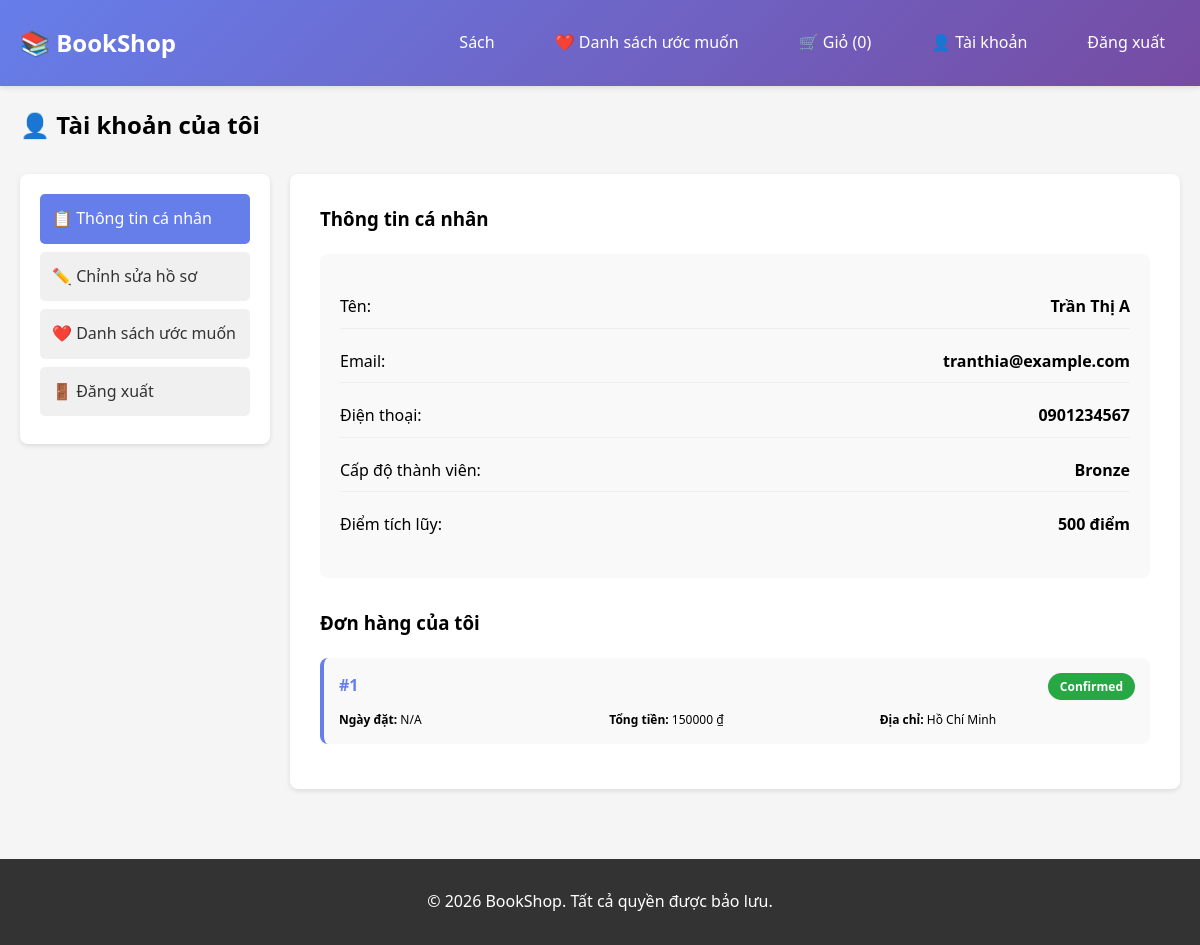
Page /account/ (signed in) on the committed database.
### core/models/customer.py (models this page shows, shortened)
class Customer(models.Model):
    id = models.AutoField(primary_key=True)
    name = models.CharField(max_length=255)
    email = models.EmailField(unique=True)
    password = models.CharField(max_length=255)
    phone = models.CharField(max_length=20, blank=True, null=True)
    address = models.ForeignKey('Address', on_delete=models.SET_NULL, null=True, blank=True)
    membership_level = models.ForeignKey('MembershipLevel', on_delete=models.SET_NULL, null=True, blank=True)
    created_at = models.DateTimeField(auto_now_add=True)
    loyalty_points = models.IntegerField(default=0)
    class Meta:
        app_label = 'core'
        db_table = 'core_customer'

### core/models/loyalty.py (models this page shows, shortened)
class MembershipLevel(models.Model):
    id = models.AutoField(primary_key=True)
    name = models.CharField(max_length=255)
    discount_rate = models.DecimalField(max_digits=5, decimal_places=2)
    required_points = models.IntegerField()
    benefit_description = models.TextField(blank=True, null=True)
    class Meta:
        app_label = 'core'
        db_table = 'core_membership_level'

### core/models/order.py (models this page shows, shortened)
class Order(models.Model):
    STATUS_CHOICES = [
        ('pending', 'Pending'),
        ('confirmed', 'Confirmed'),
        ('shipped', 'Shipped'),
        ('delivered', 'Delivered'),
        ('cancelled', 'Cancelled'),
    ]
    id = models.AutoField(primary_key=True)
    customer = models.ForeignKey('Customer', on_delete=models.CASCADE, related_name='orders')
    address = models.ForeignKey('Address', on_delete=models.SET_NULL, null=True, blank=True)
    order_date = models.DateTimeField(auto_now_add=True)
    status = models.CharField(max_length=20, choices=STATUS_CHOICES, default='pending')
    total_price = models.DecimalField(max_digits=12, decimal_places=2)
    changed_at = models.DateTimeField(auto_now=True)
    class Meta:
        app_label = 'core'
        db_table = 'core_order'

### core/models/address.py (models this page shows, shortened)
class Address(models.Model):
    id = models.AutoField(primary_key=True)
    street = models.CharField(max_length=255)
    city = models.CharField(max_length=255)
    province = models.CharField(max_length=255)
    class Meta:
        app_label = 'core'
        db_table = 'core_address'

### core/views.py (the view)
# urls.py: path('account/', views.account_view, name='account_view'),
def account_view(request):
    if 'customer_id' not in request.session:
        return redirect('core:login')
    try:
        customer = Customer.objects.get(id=request.session['customer_id'])
        orders = Order.objects.filter(customer=customer).order_by('-created_date' if hasattr(Order, 'created_date') else '-id')
        context = get_context(request)
        context.update({
            'customer': customer,
            'orders': orders,
        })
        return render(request, 'core/account.html', context)
    except Customer.DoesNotExist:
        return redirect('core:login')

### core/views.py (called while the page is built)
def get_context(request):
    context = {'is_logged_in': 'customer_id' in request.session}
    if 'customer_id' in request.session:
        try:
            customer = Customer.objects.get(id=request.session['customer_id'])
            context['customer'] = customer
            context['cart_count'] = CartItem.objects.filter(
                cart__customer=customer,
                cart__is_active=True
            ).count()
        except Customer.DoesNotExist:
            del request.session['customer_id']
    return context

### core/templates/core/account.html (shortened to what this page needs)
{% extends "core/base.html" %}
{% block content %}
<h2 style="margin-bottom: 30px;">👤 Tài khoản của tôi</h2>
<div class="account-container">
    <div class="account-menu">
        <a href="{% url 'core:account_view' %}" class="menu-item active">📋 Thông tin cá nhân</a>
        <a href="{% url 'core:edit_account' %}" class="menu-item">✏️ Chỉnh sửa hồ sơ</a>
        <a href="{% url 'core:wishlist_view' %}" class="menu-item">❤️ Danh sách ước muốn</a>
        <a href="{% url 'core:logout' %}" class="menu-item">🚪 Đăng xuất</a>
    </div>
    <div class="account-content">
        <h3 style="margin-bottom: 20px;">Thông tin cá nhân</h3>
        <div class="profile-card">
            <div class="profile-row">
                <span>Tên:</span>
                <strong>{{ customer.name }}</strong>
            </div>
            <div class="profile-row">
                <span>Email:</span>
                <strong>{{ customer.email }}</strong>
            </div>
            <div class="profile-row">
                <span>Điện thoại:</span>
                <strong>{{ customer.phone|default:"Chưa cập nhật" }}</strong>
            </div>
            {% if customer.membership_level %}
                <div class="profile-row">
                    <span>Cấp độ thành viên:</span>
                    <strong>{{ customer.membership_level.name }}</strong>
                </div>
            {% endif %}
            {% if customer.loyalty_points %}
                <div class="profile-row">
                    <span>Điểm tích lũy:</span>
                    <strong>{{ customer.loyalty_points }} điểm</strong>
                </div>
            {% endif %}
        </div>
        <h3 style="margin: 30px 0 20px;">Đơn hàng của tôi</h3>
        {% if orders %}
            <div class="orders-list">
                {% for order in orders %}
                    <div class="order-card">
                        <div class="order-header">
                            <span class="order-id">#{{ order.id }}</span>
                            <span class="order-status status-{{ order.status }}">{{ order.get_status_display }}</span>
                        </div>
                        <div class="order-details">
                            <div><strong>Ngày đặt:</strong> {{ order.created_date|default:"N/A" }}</div>
                            <div><strong>Tổng tiền:</strong> {{ order.total_price|floatformat:0 }} ₫</div>
                            <div><strong>Địa chỉ:</strong> {{ order.address.city }}</div>
                        </div>
                    </div>
                {% endfor %}
            </div>
        {% else %}
            <p style="color: #999;">Bạn chưa có đơn hàng nào.</p>
            <a href="{% url 'core:book_list' %}" class="btn" style="margin-top: 15px;">← Mua sắm ngay</a>
        {% endif %}
    </div>
</div>
{% endblock %}

### core/templates/core/base.html (style rules this page uses)
* { margin: 0; padding: 0; box-sizing: border-box; }
body { font-family: 'Segoe UI', Tahoma, Geneva, Verdana, sans-serif; background-color: #f5f5f5; line-height: 1.6; }

### core/templates/core/account.html (style rules this page uses)
.account-container { display: grid; grid-template-columns: 250px 1fr; gap: 20px; }
.account-menu { background: white; border-radius: 8px; padding: 20px; box-shadow: 0 2px 5px rgba(0,0,0,0.1); height: fit-content; }
.menu-item { display: block; padding: 12px; margin-bottom: 8px; background: #f0f0f0; color: #333; text-decoration: none; border-radius: 5px; transition: all 0.3s; }
.menu-item:hover, .menu-item.active { background: #667eea; color: white; }
.account-content { background: white; border-radius: 8px; padding: 30px; box-shadow: 0 2px 5px rgba(0,0,0,0.1); }
.profile-card { background: #f9f9f9; padding: 20px; border-radius: 8px; margin-bottom: 30px; }
.profile-row { display: flex; justify-content: space-between; margin: 12px 0; padding: 8px 0; border-bottom: 1px solid #eee; }
.profile-row:last-child { border-bottom: none; }
.orders-list { margin-top: 20px; }
.order-card { background: #f9f9f9; padding: 15px; border-radius: 8px; margin-bottom: 15px; border-left: 4px solid #667eea; }
.order-header { display: flex; justify-content: space-between; margin-bottom: 10px; }
.order-id { font-weight: bold; color: #667eea; }
.order-status { padding: 4px 12px; border-radius: 20px; font-size: 12px; font-weight: bold; }
.status-confirmed { background: #28a745; color: white; }
.order-details { display: grid; grid-template-columns: 1fr 1fr 1fr; gap: 15px; margin-top: 10px; font-size: 12px; }

### rows in the picture
Customer: name "Trần Thị A", email "tranthia@example.com", phone "0901234567", membership_level.name "Bronze", loyalty_points "500"
Order: id "1", status "Confirmed", created_date "N/A", total_price "150000", address.city "Hồ Chí Minh"

### other values in the picture
{{ cart_count }} "0"
